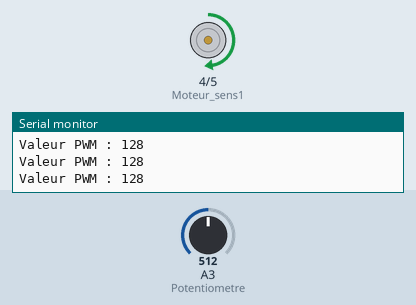
This sketch was run on a simulated Arduino Uno, built with avr-gcc and run on an emulated ATmega328P. On the bench: motor-driver pin pairs drawn as motors (green arrow = first pin HIGH = forward, orange = second pin HIGH = backward, longer = more drive, scaled by the enable pin), the last lines printed to the serial monitor. The inputs (shaded band) are chosen by the test bench; at power-on: A3 (Potentiometre) = 512.

Above: at 1.2 s.
1.3 s: A3 (Potentiometre) set to 43
At 1.6 s:
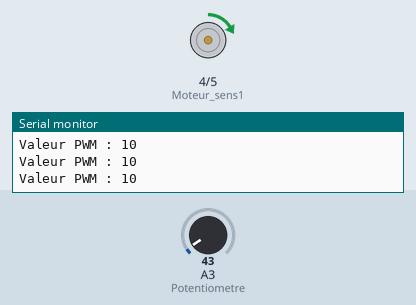
2.8 s: A3 (Potentiometre) set to 35
At 3.4 s:
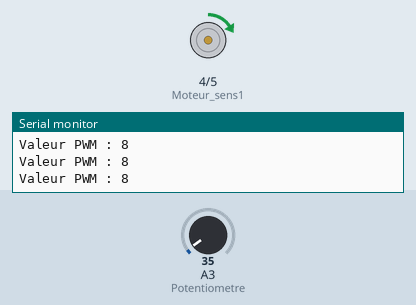
5.8 s: A3 (Potentiometre) set to 0
At 7.0 s:
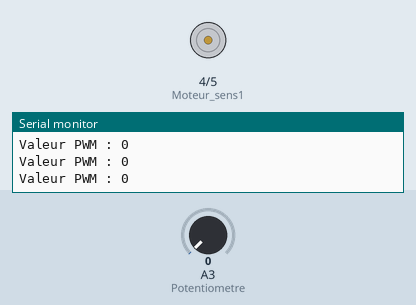
7.3 s: A3 (Potentiometre) set to 716
At 8.4 s:
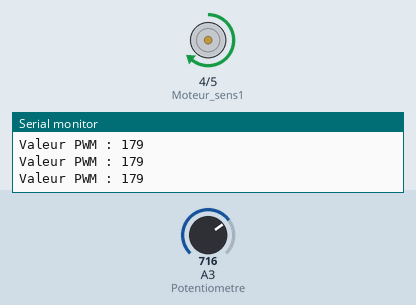
8.8 s: A3 (Potentiometre) set to 900
At 9.5 s:
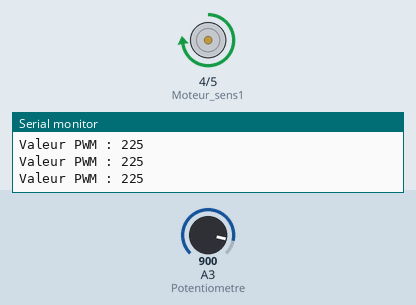
Timing chart, 0 to 11.3 s (numbered marks = the images above; inputs shaded):
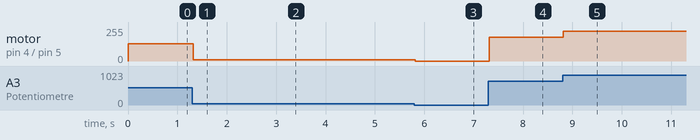

The sketch:

programme_moteur_continue.ino
```cpp
int Moteur_sens1=4; // Pin 4 Arduino vers broche A+ du L293D
int Moteur_sens2=5; // Pin 5 Arduino vers broche A- du L293D
int Potentiometre = A3; // Pin A0 Arduino vers broche variable du potentiomètre
int ValeurPot=0; // Variable potentiomètre
int PWM; // Variable PWM image de la vitesse
int moteur1_PWM = 10; // Pin 10 Arduino PWM vers EN1 du L293D
// Code de configuration exécuté une seule fois

void setup() {
Serial.begin(9600); // Ouverture du port série et debit de communication fixé à 9600 bauds
pinMode(moteur1_PWM, OUTPUT); // Pin 10 Arduino en sortie PWM
pinMode(Moteur_sens1, OUTPUT); // Pin 4 Arduino en sortie digitale
pinMode(Moteur_sens2, OUTPUT); // Pin 5 Arduino en sortie digitale
}
// Boucle du programme
void loop() {
ValeurPot=analogRead(Potentiometre); // Lecture de la valeur analogique en sortie du potentiomètre
PWM=map(ValeurPot,0,1020,0,255); // Associer la valeur du potentiomètre au signal PWM
analogWrite(moteur1_PWM,PWM); // Envoi du signal PWM sur la sortie analogique 10
// Condition Si la vitesse est supérieure à zéro alors on fait tourner le moteur
if(PWM>0){
digitalWrite(Moteur_sens1,HIGH); // Activation de la broche A+ du L293D
digitalWrite(Moteur_sens2,LOW); // Désactivation de la broche A- du L293D
}
else{// Sinon on arrête le moteur
digitalWrite(Moteur_sens1,LOW); // Désactivation de la broche A+ du L293D
digitalWrite(Moteur_sens2,LOW); // Désactivation de la broche A- du L293D
}
Serial.print("Valeur PWM : "); // Affichage sur le moninteur série du texte
Serial.println(PWM); // Affichage sur le moninteur série de la valeur PWM

}
```

Measured:
- after the input at 1.3 s, motor on pin 4 (Moteur_sens1) / pin 5 (Moteur_sens2): forward 128/255 → forward 10/255 at once
- after the input at 2.8 s, motor on pin 4 (Moteur_sens1) / pin 5 (Moteur_sens2): forward 10/255 → forward 8/255 at once
- after the input at 5.8 s, motor on pin 4 (Moteur_sens1) / pin 5 (Moteur_sens2): forward 8/255 → stopped at once
- after the input at 7.3 s, motor on pin 4 (Moteur_sens1) / pin 5 (Moteur_sens2): stopped → forward 179/255 at once
- after the input at 8.8 s, motor on pin 4 (Moteur_sens1) / pin 5 (Moteur_sens2): forward 179/255 → forward 225/255 at once
